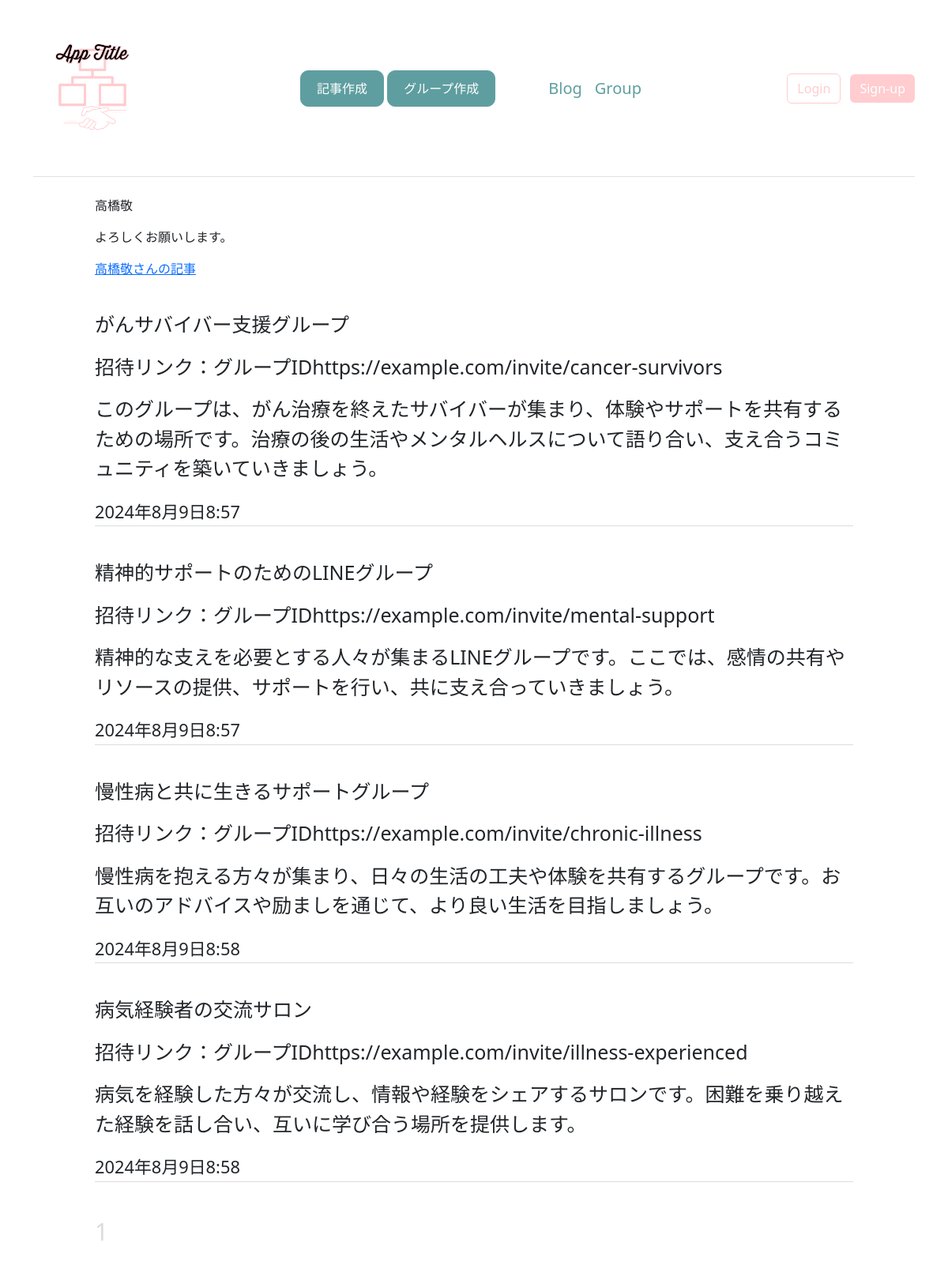
The page /group-user-list/3/ on the database its author committed.
### blogapp/models.py (models this page shows)
class CustomUser(AbstractUser):
    profile = models.TextField(blank=True, null=True)

class Group(models.Model):
    title = models.CharField(verbose_name='グループ名',max_length=30)
    share = models.CharField(verbose_name='招待リンク・グループID',max_length=100)
    text = models.TextField(
        verbose_name='グループ概要',
    )
    user = models.ForeignKey(
        CustomUser,
        verbose_name='ユーザー',
        on_delete=models.CASCADE
    )
    category = models.ForeignKey(
        Category,
        verbose_name='サービスカテゴリー',
        on_delete=models.CASCADE
    )
    posted_at = models.DateTimeField(
        verbose_name='作成日時',
        auto_now_add=True
    )

### blogapp/views.py (the view)
# urls.py: path('group-user-list/<int:user_id>/', views.user_group_and_profile, name='user_group_and_profile'),
def user_group_and_profile(request, user_id):
    user = get_object_or_404(CustomUser, id=user_id)
    groups = Group.objects.filter(user=user)
    paginator = Paginator(groups, 10)
    page = request.GET.get('page')
    try:
        groups_page = paginator.page(page)
    except PageNotAnInteger:
        groups_page = paginator.page(1)
    except EmptyPage:
        groups_page = paginator.page(paginator.num_pages)
    context = {
        'user_name': user,
        'groups': groups_page,
    }
    return render(request, 'user_groups_and_profile.html', context)

### blogapp/templates/user_groups_and_profile.html (shortened to what this page needs)
{% extends 'base.html' %}
{% block contents %}
<div class="user-profile-area">
    <p class="username-text">{{ user_name.username }}</p>
    <p class="profile-text">{{ user_name.profile }}</p>
    <a href="{% url 'blogapp:user_posts_and_profile' user_id=user_name.id %}">{{user_name.username}}さんの記事</a>
</div>
{% for group in groups %}
<div class="post-list-wrap">
    <div class="post-item">
        <p class="title">{{group.title}}</p>
        <p class="text">招待リンク：グループID{{group.share}}</p>
        <p class="text">{{group.text}}</p>
        <small>{{group.posted_at}}</small>
    </div>
</div>
{% empty %}
<p>グループはありません。</p>
{% endfor %}
<div class="pagination">
    <span class="step-links">
        {% for num in groups.paginator.page_range %}
        {% if groups.number == num %}
        <span class="current">{{ num }}</span>
        {% else %}
        <a href="?page={{ num }}">{{ num }}</a>
        {% endif %}
        {% endfor %}
    </span>
</div>
{%endblock%}

### static/css/style.css (style rules this page uses)
.post-list-wrap { width: 80%; margin: 40px auto; background-color: white; }
.post-list-wrap .title { font-size: 25px; }
.post-item { border-bottom: solid 1px gainsboro; }
.user-profile-area { width: 80%; margin: 20px auto; }
.pagination { width: 80%; margin: 20px auto; padding-bottom: 50px; }
.step-links, .step-links a { font-size: 30px; color: #ffccd0; }
.current { color: gainsboro; }
.post-item { font-size: 25px; }

### static/css/sign-in.css (style rules this page uses)
html, body { height: 100%; }

### rows shown on the page
CustomUser: username "高橋敬", profile "よろしくお願いします。"
Group: title "がんサバイバー支援グループ", share "https://example.com/invite/cancer-survivors", text "このグループは、がん治療を終えたサバイバーが集まり、体験やサポートを共有するための場所です。治療の後の生活やメンタルヘルスについて語り合い、支え合うコミュニティを築いていきましょう。", posted_at "2024年8月9日8:57"
Group: title "精神的サポートのためのLINEグループ", share "https://example.com/invite/mental-support", text "精神的な支えを必要とする人々が集まるLINEグループです。ここでは、感情の共有やリソースの提供、サポートを行い、共に支え合っていきましょう。", posted_at "2024年8月9日8:57"
Group: title "慢性病と共に生きるサポートグループ", share "https://example.com/invite/chronic-illness", text "慢性病を抱える方々が集まり、日々の生活の工夫や体験を共有するグループです。お互いのアドバイスや励ましを通じて、より良い生活を目指しましょう。", posted_at "2024年8月9日8:58"
Group: title "病気経験者の交流サロン", share "https://example.com/invite/illness-experienced", text "病気を経験した方々が交流し、情報や経験をシェアするサロンです。困難を乗り越えた経験を話し合い、互いに学び合う場所を提供します。", posted_at "2024年8月9日8:58"

### other values the page prints
{{ num }} "1"
